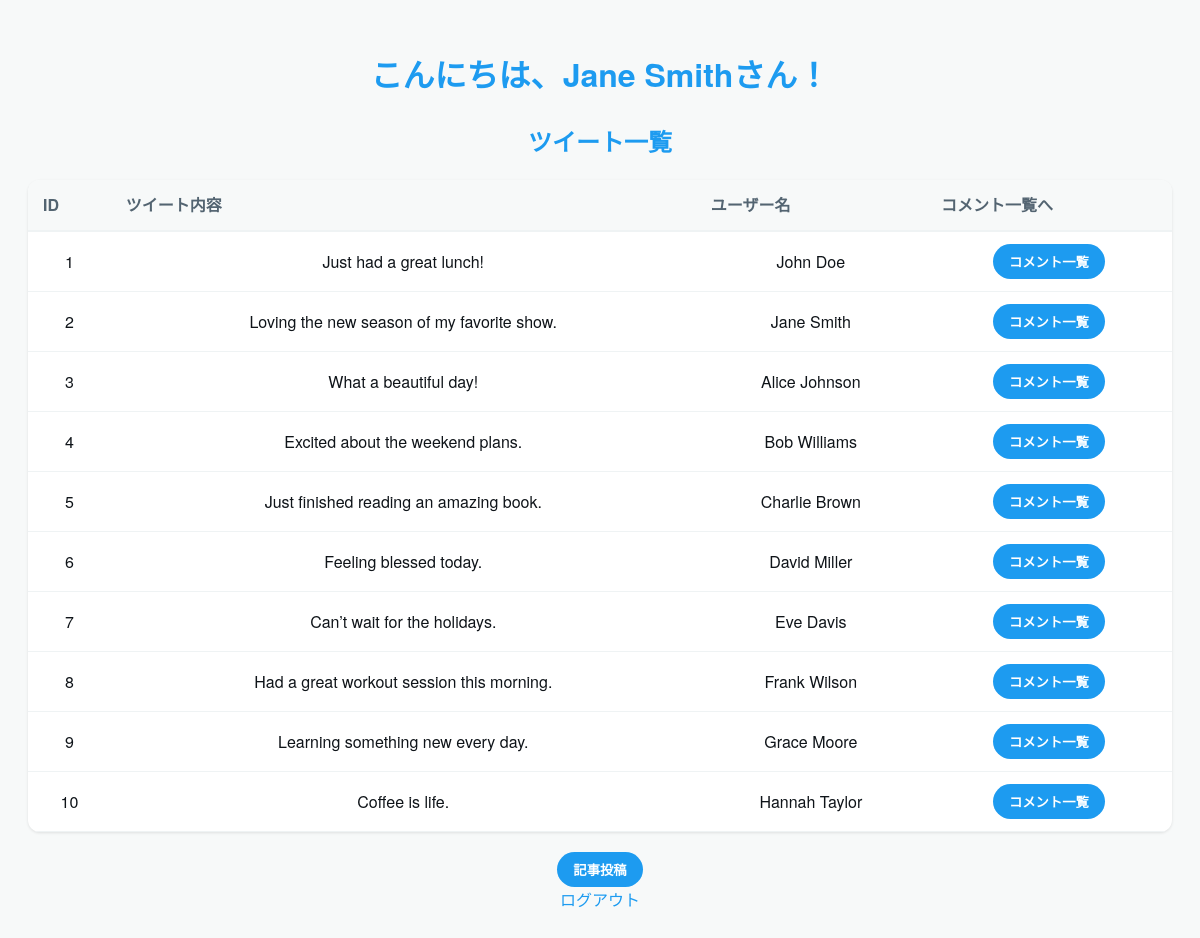
/tweetList.php (signed in), run on the app's committed database.
### tables this page shows
CREATE TABLE tweets (
    id INT AUTO_INCREMENT PRIMARY KEY,
    user_id INT,
    tweet TEXT,
    FOREIGN KEY (user_id) REFERENCES users(id)
);

CREATE TABLE users (
    id INT AUTO_INCREMENT PRIMARY KEY,
    first_name VARCHAR(50),
    last_name VARCHAR(50),
    email VARCHAR(100) NOT NULL,
    password VARCHAR(255) NOT NULL
);

### src/tweetList.php (the view, shortened to what this page needs)
<?php
try {
    $pdo = new PDO("mysql:dbname=twitter;host=mysql;port=3306;charset=utf8mb4", "user", "password");
} catch (PDOException $e) {
    exit('データベース接続失敗。' . $e->getMessage());
}
                    $sql = "SELECT tweets.*,
                            users.first_name,users.last_name
                            FROM tweets
                            LEFT JOIN users ON tweets.user_id = users.id";
                    $stmt = $pdo->query($sql);
                    $allTweets = $stmt->fetchAll(PDO::FETCH_ASSOC);
?>
<!DOCTYPE html>
<html lang="ja">
<head>
    <link rel="stylesheet" href="style1.css" type="text/css">
</head>
<body>
    <h1>こんにちは、<?php echo htmlspecialchars($_SESSION['user_name'],ENT_QUOTES); ?>さん！</h1>
    <h2>ツイート一覧</h2>
    <table>
        <thead>
            <tr>
                <th>ID</th>
                <th>ツイート内容</th>
                <th>ユーザー名</th>
                <th>コメント一覧へ</th>
            </tr>
        </thead>
        <tbody>
            <?php foreach ($allTweets as $tweet): ?>
                <tr>
                    <td><?= htmlspecialchars($tweet['id'], ENT_QUOTES, 'UTF-8') ?></td>
                    <td><?= htmlspecialchars($tweet['tweet'], ENT_QUOTES, 'UTF-8') ?></td>
                    <td><?= htmlspecialchars($tweet['first_name'], ENT_QUOTES, 'UTF-8').
                    " ".htmlspecialchars($tweet['last_name'], ENT_QUOTES, 'UTF-8') ?>
                </td>
                    <td>
                        <form method="POST" action="replyList.php">
                            <input type="submit" name="search" value="コメント一覧">
                        </form>
                    </td>
                </tr>
            <?php endforeach; ?>
        </tbody>
    </table>
    <form method="POST" action="addcomment.php">
        <input type="submit" value="記事投稿">
    </form>
    <a href="logout.php">ログアウト</a>
</body>
</html>

### src/style1.css (style rules this page uses)
body { font-family: "Helvetica Neue", Arial, "Hiragino Kaku Gothic ProN", "Hiragino Sans", Meiryo, sans-serif; background-color: #f7f9f9; color: #0f1419; line-height: 1.6; padding: 20px; text-align: center; }
h1, h2 { color: #1d9bf0; }
table { border-collapse: collapse; width: 100%; background-color: #ffffff; border-radius: 12px; overflow: hidden; box-shadow: 0 1px 3px rgba(0, 0, 0, 0.1); margin-bottom: 20px; }
th { background-color: #f7f9f9; color: #536471; font-weight: bold; text-align: left; padding: 12px 15px; border-bottom: 2px solid #eff3f4; }
td { padding: 12px 15px; border-bottom: 1px solid #eff3f4; vertical-align: middle; }
input[type="submit"] { background-color: #1d9bf0; color: white; border: none; padding: 8px 16px; border-radius: 9999px; font-weight: bold; cursor: pointer; transition: background-color 0.2s; }
a { color: #1d9bf0; text-decoration: none; }

### data on the page
tweets: id "1", tweet "Just had a great lunch!", user.first_name "John", user.last_name "Doe"
tweets: id "2", tweet "Loving the new season of my favorite show.", user.first_name "Jane", user.last_name "Smith"
tweets: id "3", tweet "What a beautiful day!", user.first_name "Alice", user.last_name "Johnson"
tweets: id "4", tweet "Excited about the weekend plans.", user.first_name "Bob", user.last_name "Williams"
tweets: id "5", tweet "Just finished reading an amazing book.", user.first_name "Charlie", user.last_name "Brown"
tweets: id "6", tweet "Feeling blessed today.", user.first_name "David", user.last_name "Miller"
tweets: id "7", tweet "Can’t wait for the holidays.", user.first_name "Eve", user.last_name "Davis"
tweets: id "8", tweet "Had a great workout session this morning.", user.first_name "Frank", user.last_name "Wilson"
tweets: id "9", tweet "Learning something new every day.", user.first_name "Grace", user.last_name "Moore"
tweets: id "10", tweet "Coffee is life.", user.first_name "Hannah", user.last_name "Taylor"

### other printed values
$_SESSION['user_name'] "Jane Smith"
